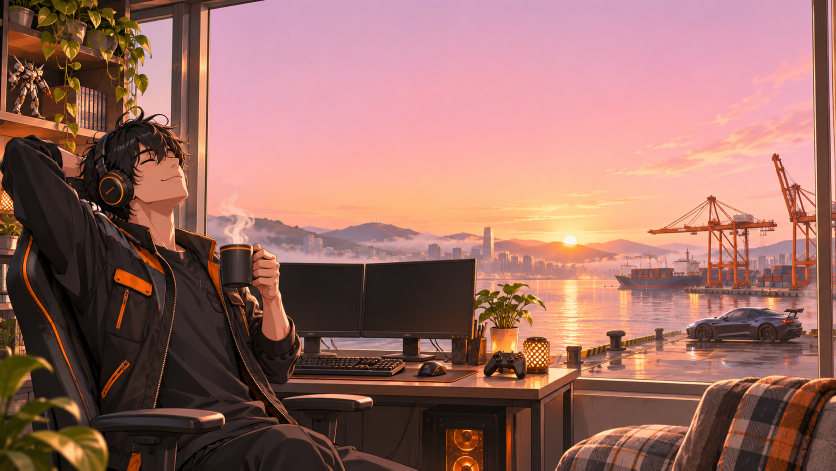
#> input picture arte/original/manha-1.png, 1672 x 941 px, found by its file name (shown at 1/2 size)
$ python folha.py original/madrugada-1.png original/madrugada-2.png
#> lines starting #> are read from the running program, lines starting #| are printed output that depends on the picture
import sys, os
from PIL import Image, ImageDraw
d = sys.argv[1]; out = sys.argv[2]
names = ["manha-1","manha-2","tarde-1","tarde-2","noite-1","noite-2","madrugada-1","madrugada-2"]
W, H = 640, 360
sheet = Image.new("RGB", (W*2, H*4), "black")
#> sheet: PIL image 1280x1440 RGB; every value is 0
for i, n in enumerate(names):
    im = Image.open(os.path.join(d, n + ".png")).convert("RGB").resize((W, H))
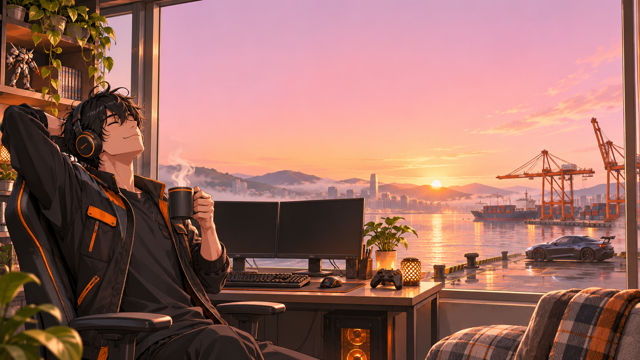
#> im: PIL image 640x360 RGB; mean R, G, B 154.1, 107.4, 98.7
    ImageDraw.Draw(im).text((10, 10), n, fill="yellow")
    sheet.paste(im, ((i % 2) * W, (i // 2) * H))
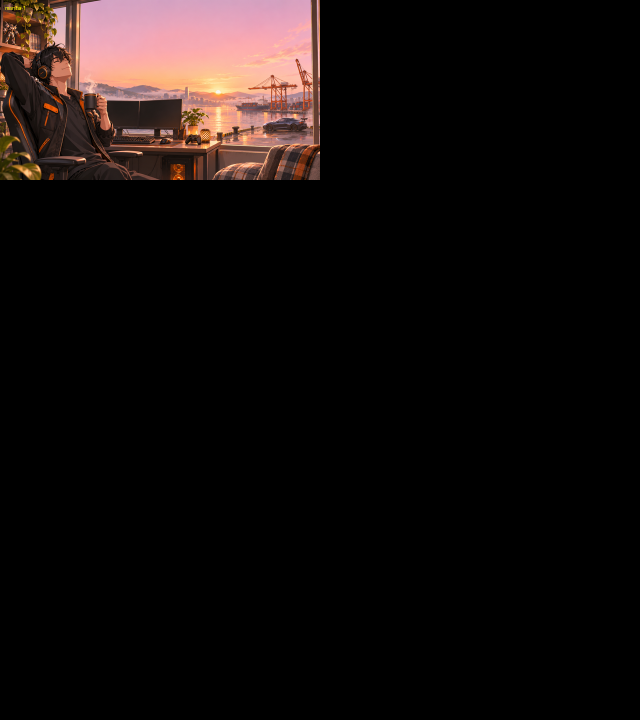
#> sheet: PIL image 1280x1440 RGB (shown at 1/2 size); mean R, G, B 19.3, 13.4, 12.3
#> pass 2 of the loop `for i, n in enumerate(names):`:
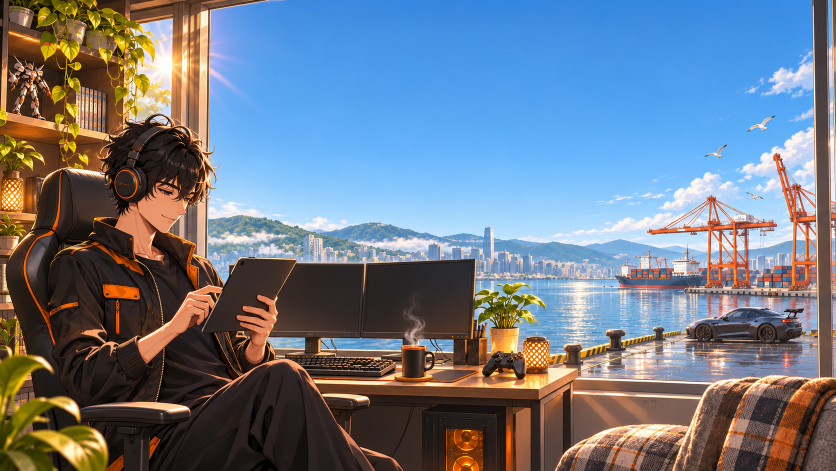
#> input picture arte/original/manha-2.png, 1672 x 941 px, found by its file name (shown at 1/2 size)
#> `im = Image.open(os.path.join(d, n + ".png")).convert("RGB").resize((W,..`:
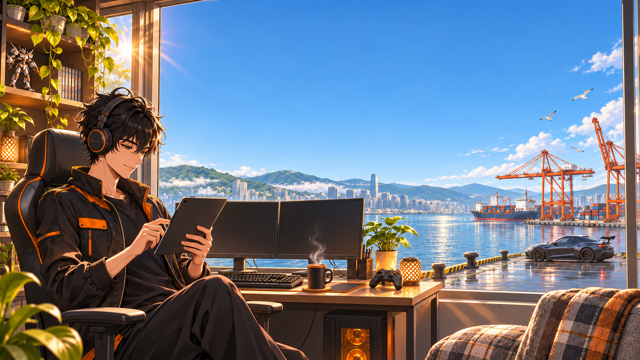
#> im: PIL image 640x360 RGB; mean R, G, B 110.8, 121, 134.4
#> `sheet.paste(im, ((i % 2) * W, (i // 2) * H))`:
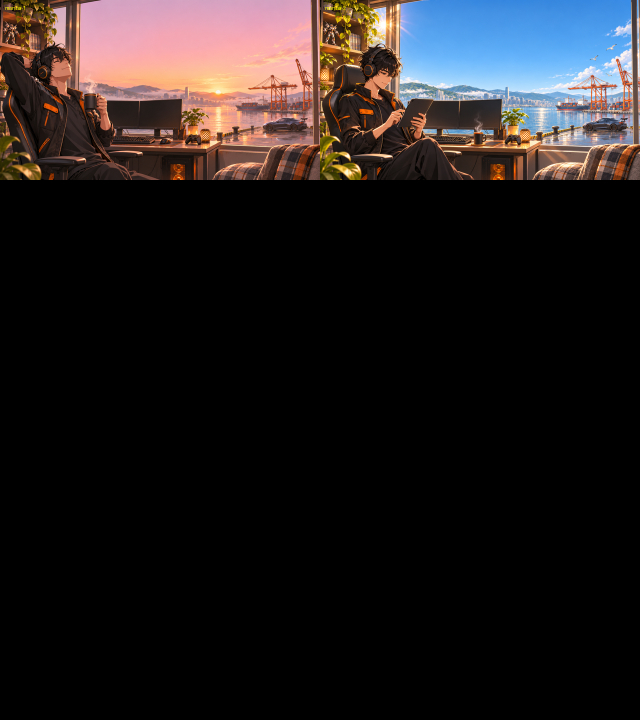
#> sheet: PIL image 1280x1440 RGB (shown at 1/2 size); mean R, G, B 33.1, 28.6, 29.1
#> (the run stopped early here; a loop or call above may not have finished)
